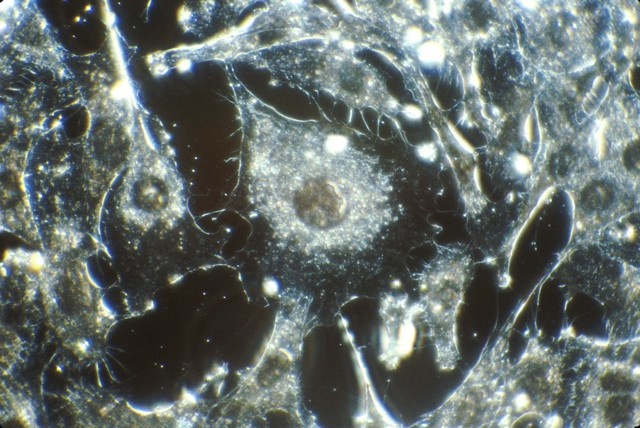
#> input picture benchmarks/real_image/assets/nci_cancer_cells_public_domain_640.jpg, 640 x 428 px
$ python keypoint_geometric_match.py ../../benchmarks/real_image/assets
#> lines starting #> are read from the running program, lines starting #| are printed output that depends on the picture
### provenance/panel_modality.py
#!/usr/bin/env python3
"""Normalize figure-panel modality labels and derive deep-scan routing rules."""

from __future__ import annotations

from collections import defaultdict
from dataclasses import dataclass
from typing import Any

CANONICAL_MODALITIES = (
    "microscopy",
    "western_blot",
    "chart",
    "schematic",
    "other",
)

MODALITY_ALIASES: dict[str, str] = {
    "blot": "western_blot",
    "gel": "western_blot",
    "western blot": "western_blot",
    "wb": "western_blot",
    "image": "other",
    "photo": "other",
    "table": "chart",
    "graph": "chart",
    "plot": "chart",
    "bar chart": "chart",
    "line chart": "chart",
    "diagram": "schematic",
    "flowchart": "schematic",
    "flow chart": "schematic",
    "icon": "schematic",
}

DEEP_SCAN_EXCLUDED_MODALITIES = {"schematic", "chart"}

DEEP_SCAN_EXCLUSION_REASON = (
    "local patch / same-image copy-move deep screening skipped for schematic and chart panels"
)

MODALITY_CONFLICT_REASON = (
    "Mixed experimental and schematic/chart modality declarations on authoritative manifest edges; "
    "local patch / same-image copy-move deep screening retained"
)

FIGURE_SOURCE_TRACEABILITY_RELATIONS = {
    "declared_derived_from",
    "declared_same_source",
    "same_membrane_reprobe",
}

FIGURE_FIGURE_TRACEABILITY_RELATIONS = {
    "same_field_different_channel",
    "same_membrane_reprobe",
}


# [14 lines left out: function normalize_modality, not called in this run]


def deep_scan_excluded_modality(modality: str) -> bool:
    return normalize_modality(modality) in DEEP_SCAN_EXCLUDED_MODALITIES


# [27 lines left out: functions role_from_path, is_routing_eligible_edge, not called in this run]


@dataclass(frozen=True)
class PanelModalityRouting:
    excluded_panels: list[dict[str, str]]
    modality_conflicts: list[dict[str, Any]]


def resolve_panel_modality_routing(provenance: dict[str, Any]) -> PanelModalityRouting:
    """Resolve which figure panels may skip deep image screening."""
    grouped: dict[str, set[str]] = defaultdict(set)
    for edge in provenance.get("edges", []) or []:
        if not is_routing_eligible_edge(edge):
            continue
        source_path = str(edge.get("source_path", "") or "")
        if not source_path.startswith("figures/"):
            continue
        grouped[source_path].add(normalize_modality(str(edge.get("modality", "") or "")))

    excluded_panels: list[dict[str, str]] = []
    modality_conflicts: list[dict[str, Any]] = []
    for panel, modalities in grouped.items():
        if not modalities:
            continue
        experimental = modalities - DEEP_SCAN_EXCLUDED_MODALITIES
        excluded_types = modalities & DEEP_SCAN_EXCLUDED_MODALITIES
        if experimental and excluded_types:
            modality_conflicts.append({
                "panel": panel,
                "modalities": sorted(modalities),
                "reason": MODALITY_CONFLICT_REASON,
            })
            continue
        if modalities <= DEEP_SCAN_EXCLUDED_MODALITIES:
            primary = "schematic" if "schematic" in modalities else "chart"
            excluded_panels.append(excluded_panel_record(panel, primary))
    return PanelModalityRouting(
        excluded_panels=excluded_panels,
        modality_conflicts=modality_conflicts,
    )


# [6 lines left out: function excluded_panel_record, not called in this run]

### detectors/image/image_io.py
"""Image loading helpers for biomedical detector inputs."""

from __future__ import annotations

from typing import Any


HIGH_BIT_DEPTH_MODES = {"I;16", "I;16B", "I;16L", "I;16N", "I", "F"}
DEFAULT_MAX_FRAMES = 64


def normalized_rgb_frame(img: Any) -> Any:
    """Return an 8-bit RGB image while preserving contrast for the current frame."""
    if img.mode in HIGH_BIT_DEPTH_MODES:
        from PIL import Image

        try:
            import numpy as np
        except Exception:  # noqa: BLE001 - keep a conservative fallback if runtime deps are incomplete.
            gray = img.convert("F")
            low, high = gray.getextrema()
            if high is None or low is None or high <= low:
                return Image.new("RGB", img.size, (0, 0, 0))
            from PIL import ImageMath

            scale = 255.0 / (high - low)
            eval_image_math = ImageMath.unsafe_eval if hasattr(ImageMath, "unsafe_eval") else ImageMath.eval
            scaled = eval_image_math('convert((a - low) * scale, "L")', a=gray, low=low, scale=scale)
            return scaled.convert("L").convert("RGB")

        array = np.asarray(img.convert("F"), dtype=np.float32)
        finite = array[np.isfinite(array)]
        if finite.size == 0:
            return Image.new("RGB", img.size, (0, 0, 0))
        low, high = np.percentile(finite, [1, 99])
        if high <= low:
            low = float(finite.min())
            high = float(finite.max())
        if high <= low:
            return Image.new("RGB", img.size, (0, 0, 0))
        scaled = np.clip((array - low) * (255.0 / (high - low)), 0, 255).astype(np.uint8)
        return Image.fromarray(scaled, mode="L").convert("RGB")
    return img.convert("RGB")


def normalized_rgb(img: Any) -> Any:
    """Return an 8-bit RGB image from the first frame while preserving contrast."""
    try:
        img.seek(0)
    except Exception:  # noqa: BLE001 - single-frame images do not support seek.
        pass
    return normalized_rgb_frame(img)


def normalized_frame_inventory(
    img: Any,
    max_frames: int = DEFAULT_MAX_FRAMES,
) -> tuple[list[tuple[str, Any]], int, bool]:
    """Return normalized frames plus total/truncation metadata.

    The frame label is empty for single-frame files and ``#frameNNNN`` for
    multi-frame files so downstream detectors can keep frame-level provenance.
    """

    try:
        from PIL import ImageSequence
    except Exception:  # noqa: BLE001 - Pillow always provides this in normal installs.
        return [("", normalized_rgb(img))], 1, False

    n_frames = int(getattr(img, "n_frames", 1) or 1)
    if n_frames <= 1:
        return [("", normalized_rgb(img))], n_frames, False

    frames: list[tuple[str, Any]] = []
    for idx, frame in enumerate(ImageSequence.Iterator(img)):
        if idx >= max_frames:
            break
        frames.append((f"#frame{idx:04d}", normalized_rgb_frame(frame.copy())))
    return frames, n_frames, n_frames > len(frames)


def iter_normalized_frames(img: Any, max_frames: int = DEFAULT_MAX_FRAMES) -> list[tuple[str, Any]]:
    """Return normalized frames from a single or multi-frame image."""
    frames, _total, _truncated = normalized_frame_inventory(img, max_frames)
    return frames

### detectors/image/keypoint_geometric_match.py
#!/usr/bin/env python3
"""Keypoint-based geometric image similarity detector using OpenCV ORB."""

from __future__ import annotations

import argparse
import itertools
import json
import math
from pathlib import Path
from typing import Any

import cv2
import numpy as np

ROOT = Path(__file__).resolve().parents[2]

from detectors.image.image_io import iter_normalized_frames
from provenance.panel_modality import resolve_panel_modality_routing


IMAGE_EXTS = {".png", ".jpg", ".jpeg", ".tif", ".tiff", ".bmp", ".webp"}
DEFAULT_MAX_DIMENSION = 1024
DEFAULT_MAX_FEATURES = 2500
DEFAULT_RATIO_THRESHOLD = 0.75
DEFAULT_MIN_GOOD_MATCHES = 30
DEFAULT_MIN_INLIERS = 24
DEFAULT_MIN_INLIER_RATIO = 0.25
DEFAULT_RANSAC_REPROJECTION_THRESHOLD = 5.0
DEFAULT_MAX_PAIR_COMPARISONS = 2500
DEFAULT_MIN_ROTATION_DEGREES = 3.0
DEFAULT_MIN_SCALE_DELTA = 0.12
DEFAULT_MIN_PERSPECTIVE_SCORE = 0.0015


def collect_images(root: Path) -> list[Path]:
    return [
        path for path in sorted(root.rglob("*"))
        if not path.is_symlink() and path.is_file() and path.suffix.lower() in IMAGE_EXTS
    ]


def display_path(path: Path, root: Path) -> str:
    try:
        return str(path.relative_to(root))
    except ValueError:
        return str(path)


def load_provenance(path: Path | None) -> dict[str, Any]:
    if path is None or not path.exists():
        return {"nodes": [], "edges": []}
    return json.loads(path.read_text(encoding="utf-8"))


def resized_gray_array(img: Any, max_dimension: int) -> tuple[np.ndarray, float]:
    gray = np.asarray(img.convert("L"), dtype=np.uint8)
    height, width = gray.shape[:2]
    largest = max(width, height)
    if max_dimension <= 0 or largest <= max_dimension:
        return gray, 1.0
    scale = max_dimension / largest
    resized = cv2.resize(
        gray,
        (max(1, round(width * scale)), max(1, round(height * scale))),
        interpolation=cv2.INTER_AREA,
    )
    return resized, scale


def detect_features(gray: np.ndarray, orb: Any) -> tuple[list[Any], np.ndarray | None]:
    keypoints, descriptors = orb.detectAndCompute(gray, None)
    return list(keypoints or []), descriptors


def round_float(value: float, digits: int = 6) -> float:
    if not math.isfinite(float(value)):
        return 0.0
    return round(float(value), digits)


# [7 lines left out: function normalize_homography, not called in this run]


def homography_payload(homography: np.ndarray) -> list[list[float]]:
    normalized = normalize_homography(homography)
    return [[round_float(value) for value in row] for row in normalized.tolist()]


# [186 lines left out: functions estimate_transform, has_nontrivial_geometric_change, projected_corners, comparison_limit_candidate, keypoint_candidate, compare_pair, not called in this run]


def scan(
    root: Path,
    provenance_path: Path | None,
    max_dimension: int,
    max_features: int,
    ratio_threshold: float,
    min_good_matches: int,
    min_inliers: int,
    min_inlier_ratio: float,
    ransac_reprojection_threshold: float,
    min_rotation_degrees: float,
    min_scale_delta: float,
    min_perspective_score: float,
    max_pair_comparisons: int | None,
) -> dict[str, Any]:
    try:
        from PIL import Image
    except ImportError as exc:
        raise SystemExit("Pillow is required: python3 -m pip install pillow") from exc

    provenance = load_provenance(provenance_path)
    routing = resolve_panel_modality_routing(provenance)
    excluded_panel_paths = {item["panel"] for item in routing.excluded_panels}
    orb = cv2.ORB_create(  # type: ignore[attr-defined]
        nfeatures=max_features,
        scaleFactor=1.2,
        nlevels=8,
        fastThreshold=7,
    )
    matcher = cv2.BFMatcher(cv2.NORM_HAMMING)
    images: list[dict[str, Any]] = []
    errors: list[dict[str, str]] = []
    for path in collect_images(root):
        rel_path = display_path(path, root)
        if rel_path.startswith("figures/") and rel_path in excluded_panel_paths:
            continue
        try:
            with Image.open(path) as img:
#> img is the input picture: PIL image 640x428 RGB; mean R, G, B 101.7, 111.2, 108.2
                for frame_label, base in iter_normalized_frames(img):
#> in normalized_frame_inventory, `n_frames = int(getattr(img, "n_frames", 1) or 1)`: n_frames = 1
#> in iter_normalized_frames, `frames, _total, _truncated = normalized_frame_inventory(img, max_frames)`: frames = 1 item
                    gray, resize_scale = resized_gray_array(base, max_dimension)
                    keypoints, descriptors = detect_features(gray, orb)
                    images.append({
                        "path": f"{rel_path}{frame_label}",
                        "source_file": rel_path,
                        "frame_label": frame_label or None,
                        "width": int(gray.shape[1]),
                        "height": int(gray.shape[0]),
                        "source_width": int(base.size[0]),
                        "source_height": int(base.size[1]),
                        "resize_scale": round_float(resize_scale, 6),
                        "keypoints": keypoints,
                        "descriptors": descriptors,
                    })
#> this loop made 1 pass
#> pass 1, in resized_gray_array, `gray = np.asarray(img.convert("L"), dtype=np.uint8)`:
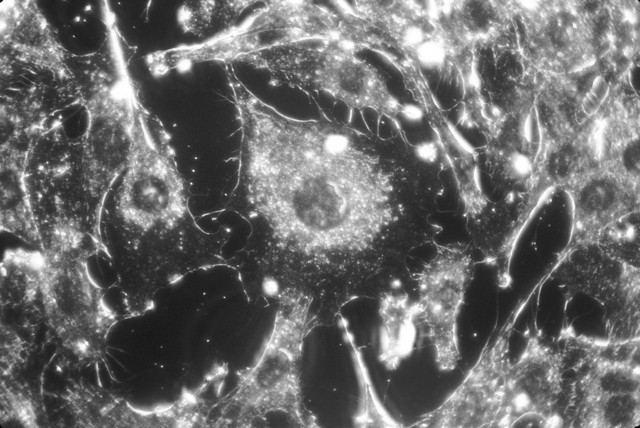
#> gray: shape (428, 640); min 6, max 255, mean 108
#> after the loop, images = 1 item
        except Exception as exc:  # noqa: BLE001 - unreadable files should not abort an audit.
            errors.append({"path": rel_path, "error": str(exc)})

    thresholds = {
        "ratio_threshold": ratio_threshold,
        "min_good_matches": min_good_matches,
        "min_inliers": min_inliers,
        "min_inlier_ratio": min_inlier_ratio,
        "ransac_reprojection_threshold": ransac_reprojection_threshold,
        "min_rotation_degrees": min_rotation_degrees,
        "min_scale_delta": min_scale_delta,
        "min_perspective_score": min_perspective_score,
    }
    candidates: list[dict[str, Any]] = []
    pair_count = 0
    exhausted = False
    intra_stack_pairs_skipped = 0
    for left, right in itertools.combinations(images, 2):
        if left["source_file"] == right["source_file"]:
            intra_stack_pairs_skipped += 1
            continue
        if max_pair_comparisons and pair_count >= max_pair_comparisons:
            exhausted = True
            break
        pair_count += 1
        good_matches, inlier_count, inlier_ratio, homography = compare_pair(
            left,
            right,
            matcher,
            ratio_threshold,
            min_good_matches,
            min_inliers,
            min_inlier_ratio,
            ransac_reprojection_threshold,
        )
        if homography is None:
            continue
        if inlier_count < min_inliers or inlier_ratio < min_inlier_ratio:
            continue
        transform = estimate_transform(homography)
        if not has_nontrivial_geometric_change(
            transform,
            min_rotation_degrees,
            min_scale_delta,
            min_perspective_score,
        ):
            continue
        candidates.append(keypoint_candidate(
            left,
            right,
            good_matches,
            inlier_count,
            inlier_ratio,
            homography,
            len(candidates) + 1,
            thresholds,
        ))
#> this loop made 0 passes
#> after the loop, candidates = []; intra_stack_pairs_skipped = 0; pair_count = 0

    limit_records: list[dict[str, Any]] = []
    if exhausted:
        limit_records.append({
            "path": "image.keypoint_geometric_match",
            "limit_type": "max_pair_comparisons",
            "image_items": len(images),
            "pair_comparisons_attempted": pair_count,
            "max_pair_comparisons": max_pair_comparisons,
        })
        candidates.append(comparison_limit_candidate(limit_records, len(candidates) + 1))

    return {
        "detector_name": "image.keypoint_geometric_match",
        "detector_version": "0.2.0",
        "input": {
            "root": str(root),
            "provenance_graph": str(provenance_path) if provenance_path else None,
            "modality_routing_enabled": True,
            "max_dimension": max_dimension,
            "max_features": max_features,
            **thresholds,
            "max_pair_comparisons": max_pair_comparisons,
            "opencv_version": cv2.__version__,
            "feature_detector": "ORB",
            "matcher": "BFMatcher(NORM_HAMMING) with Lowe ratio test",
            "geometric_model": "RANSAC homography",
            "near_identity_matches": "ignored_by_default_to_reduce_false_positives",
            "multi_frame_images": "screened_as_frame_level_items",
        },
        "images_screened": len(images),
        "pairwise_comparisons_attempted": pair_count,
        "intra_stack_pairs_skipped": intra_stack_pairs_skipped,
        "candidate_pair_count": len([item for item in candidates if item["candidate_type"] != "audit_coverage_gap"]),
        "panels_excluded_from_keypoint_scan": list(routing.excluded_panels),
        "modality_conflicts": list(routing.modality_conflicts),
        "comparison_limit_records": limit_records,
        "comparison_budget_exhausted": exhausted,
        "candidates": candidates,
        "errors": errors,
    }


def main() -> int:
    parser = argparse.ArgumentParser(description=__doc__)
    parser.add_argument("image_dir", type=Path)
    parser.add_argument("--provenance", type=Path)
    parser.add_argument("--max-dimension", type=int, default=DEFAULT_MAX_DIMENSION)
    parser.add_argument("--max-features", type=int, default=DEFAULT_MAX_FEATURES)
    parser.add_argument("--ratio-threshold", type=float, default=DEFAULT_RATIO_THRESHOLD)
    parser.add_argument("--min-good-matches", type=int, default=DEFAULT_MIN_GOOD_MATCHES)
    parser.add_argument("--min-inliers", type=int, default=DEFAULT_MIN_INLIERS)
    parser.add_argument("--min-inlier-ratio", type=float, default=DEFAULT_MIN_INLIER_RATIO)
    parser.add_argument("--ransac-reprojection-threshold", type=float, default=DEFAULT_RANSAC_REPROJECTION_THRESHOLD)
    parser.add_argument("--min-rotation-degrees", type=float, default=DEFAULT_MIN_ROTATION_DEGREES)
    parser.add_argument("--min-scale-delta", type=float, default=DEFAULT_MIN_SCALE_DELTA)
    parser.add_argument("--min-perspective-score", type=float, default=DEFAULT_MIN_PERSPECTIVE_SCORE)
    parser.add_argument("--max-pair-comparisons", type=int, default=DEFAULT_MAX_PAIR_COMPARISONS)
    parser.add_argument("--output", type=Path, default=Path("keypoint_image_candidates.json"))
    args = parser.parse_args()

    root = args.image_dir.expanduser().resolve()
    if not root.exists() or not root.is_dir():
        raise SystemExit(f"Image directory not found: {root}")
    output = args.output.expanduser().resolve()
    result = scan(
        root,
        args.provenance.expanduser().resolve() if args.provenance else None,
        args.max_dimension,
        args.max_features,
        args.ratio_threshold,
        args.min_good_matches,
        args.min_inliers,
        args.min_inlier_ratio,
        args.ransac_reprojection_threshold,
        args.min_rotation_degrees,
        args.min_scale_delta,
        args.min_perspective_score,
        args.max_pair_comparisons,
    )
#> result = 13 items
    output.write_text(json.dumps(result, indent=2, ensure_ascii=False) + "\n", encoding="utf-8")
    print(json.dumps({
        "output": str(output),
        "images_screened": result["images_screened"],
        "pairwise_comparisons_attempted": result["pairwise_comparisons_attempted"],
        "candidates": len(result["candidates"]),
        "errors": len(result["errors"]),
    }, indent=2))
#| {
#|   "output": "detectors/image/keypoint_image_candidates.json",
#|   "images_screened": 1,
#|   "pairwise_comparisons_attempted": 0,
#|   "candidates": 0,
#|   "errors": 0
#| }
    return 0


if __name__ == "__main__":
    raise SystemExit(main())
#> (the program exits here)
